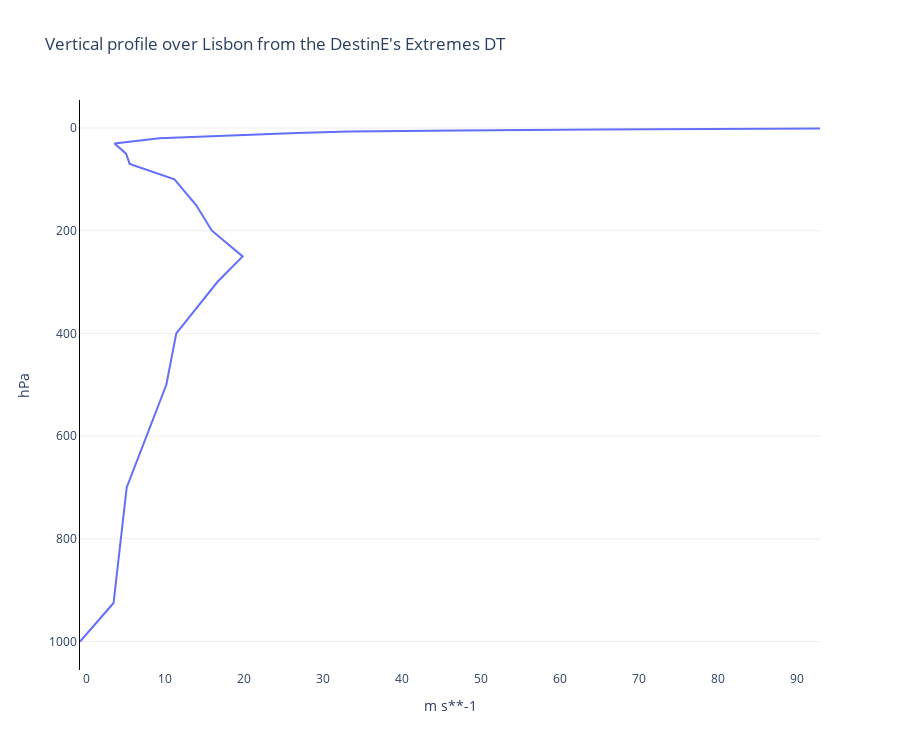

Notebook code for this chart:
### Code cell
da = ds.to_xarray()
from earthkit.plots.interactive import Chart
chart = Chart()
fig = chart.fig
fig['layout']['yaxis']['autorange'] = "reversed"
chart.line(ds, y="z")
chart.fig.update_layout(yaxis={"title": "hPa"})
chart.title("Vertical profile over Lisbon from the DestinE's Extremes DT")
chart.show()

### Figure 1 — Plotly figure (JSON) as saved in the notebook; plotly's stock layout.template omitted (floating-point values rounded to 4 significant figures)
{"data": [{"type": "scatter", "x": [92.95, 66.27, 64.59, 47.19, 33.29, 26.64, 9.251, 3.557, 5.027, 5.486, 11.16, 13.9, 15.9, 19.8, 16.59, 11.39, 10.13, 5.107, 4.048, 3.439, -0.8115], "y": [1, 2, 3, 5, 7, 10, 20, 30, 50, 70, 100, 150, 200, 250, 300, 400, 500, 700, 850, 925, 1000]}], "layout": {"colorway": ["#636EFA", "#EF553B", "#00CC96", "#AB63FA", "#FFA15A", "#19D3F3", "#FF6692", "#B6E880", "#FF97FF", "#FECB52"], "height": 750, "hovermode": "x", "plot_bgcolor": "white", "showlegend": false, "title": {"text": "Vertical profile over Lisbon from the DestinE's Extremes DT"}, "xaxis": {"anchor": "y", "domain": [0, 1], "gridwidth": 1, "showgrid": false, "showline": false, "title": {"text": "m s**-1"}, "zeroline": false}, "yaxis": {"anchor": "x", "autorange": "reversed", "domain": [0, 1], "gridcolor": "#EEEEEE", "linecolor": "black", "showgrid": true, "showline": true, "title": {"text": "hPa"}, "zeroline": false}}}
